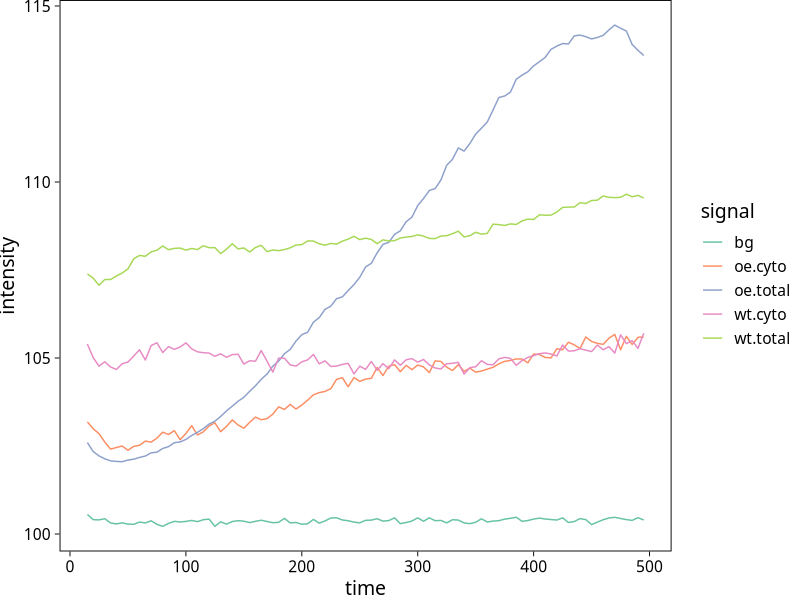
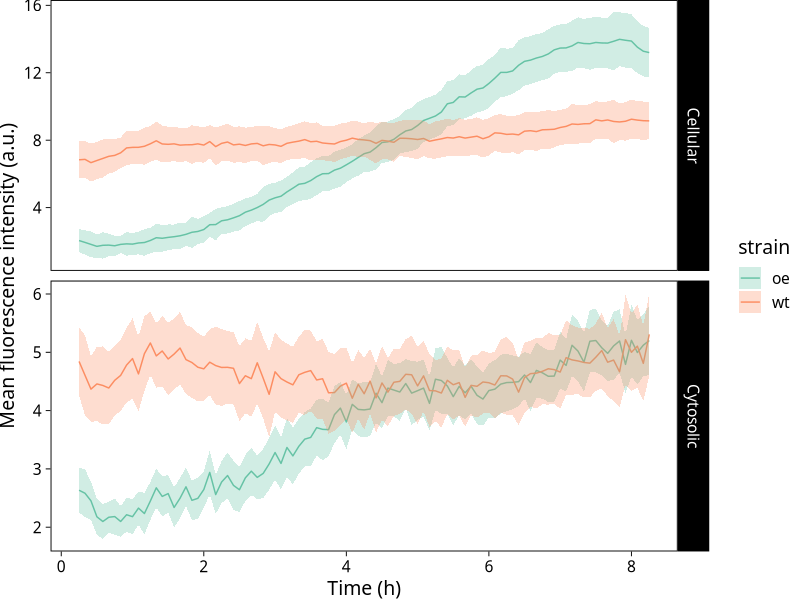

Write R code to recreate these figures, in order. (Note: this script raises an error after producing the figures.)
## ---- chunk 1
knitr::opts_chunk$set(echo = FALSE, message=FALSE, warning=FALSE,
                      dpi = 96, fig.width = 7, fig.height = 5)
## ---- chunk 2
library(tidyverse) # I make a lot of use of dplyr and other tidyverse packages
## ---- chunk 3
rm(list = ls())
intensities <- read_csv('data/ede1_gal_induction.csv') 
## ---- chunk 4
# Custom ggplot2 theme
# --------------------

# minimal theme with border
# based on theme_linedraw without the grid lines
# also trying to remove all backgrounds and margins
# the aim is to make it as easy as possible to edit in illustrator

theme_frap <- function(base_size = 11, base_family = "",
                        base_line_size = base_size / 22,
                        base_rect_size = base_size / 22) {
  theme_linedraw(
    base_size = base_size,
    base_family = base_family,
    base_line_size = base_line_size,
    base_rect_size = base_rect_size
  ) %+replace%
    theme(
      # no grid and no backgrounds if I can help it
      legend.background =  element_blank(),
      panel.background = element_blank(),
      panel.grid = element_blank(),
      plot.background = element_blank(),
      plot.margin = margin(0, 0, 0, 0),
      complete = TRUE
    )
}

# Set default theme
# -----------------
theme_set(theme_frap(base_size = 14, base_family = "Myriad Pro"))

# Create a ggsave wrapper
# -----------------------

# This way we can set a default size and device for all plots
my_ggsave <- function(filename, plot = last_plot(),
                      device = cairo_pdf, units = "mm",
                      width = 120, height = 90, ...){
  ggsave(filename = filename, plot = plot,
         device = device, units = units,
         height = height, width = width,  ...)
  }
## ---- chunk 5
mean_intensities <- intensities %>%
  group_by(time, signal) %>%
  # signal variable combines strain and localization for now
  # generate statistics for each signal at each timepoint
  summarise(mean = mean(intensity), sd = sd(intensity), n = n(), se = sd(intensity) / sqrt(n())) %>%
  # generate wide format data: each statistic gets its own column for each signal
  pivot_wider(names_from = signal, values_from = c(mean, sd, se, n)) %>%
  # use the new columns to generate background-subtracted calues (x_corr)
  # and the ratio (corrected oe divided by wt for each localization)
  # and propagate the errors
  mutate(corr_wt.cyto = mean_wt.cyto - mean_bg,
         corr_wt.total = mean_wt.total - mean_bg,
         corr_oe.cyto = mean_oe.cyto - mean_bg,
         corr_oe.total = mean_oe.total - mean_bg,
         corr.sd_wt.cyto = sqrt(sd_wt.cyto ^ 2 + sd_bg ^ 2),
         corr.sd_wt.total = sqrt(sd_wt.total ^ 2 + sd_bg ^ 2),
         corr.sd_oe.cyto = sqrt(sd_oe.cyto ^ 2 + sd_bg ^ 2),
         corr.sd_oe.total = sqrt(sd_oe.total ^ 2 + sd_bg ^ 2),
         corr.se_wt.cyto = sqrt(se_wt.cyto ^ 2 + se_bg ^ 2),
         corr.se_wt.total = sqrt(se_wt.total ^ 2 + sd_bg ^ 2),
         corr.se_oe.cyto = sqrt(se_oe.cyto ^ 2 + se_bg ^ 2),
         corr.se_oe.total = sqrt(se_oe.total ^ 2 + sd_bg ^ 2),
         corr_ratio.cyto = corr_oe.cyto / corr_wt.cyto,
         corr.sd_ratio.cyto = corr_ratio.cyto* sqrt(
           (corr.sd_oe.cyto / corr_oe.cyto) ^ 2 + (corr.sd_wt.cyto / corr_wt.cyto) ^ 2),
         corr.se_ratio.cyto= corr_ratio.cyto* sqrt(
           (corr.se_oe.cyto / corr_oe.cyto) ^ 2 + (corr.se_wt.cyto / corr_wt.cyto) ^ 2), 
         corr_ratio.total = corr_oe.total / corr_wt.total,
         corr.sd_ratio.total = corr_ratio.total * sqrt(
           (corr.sd_oe.total / corr_oe.total) ^ 2 + (corr.sd_wt.total / corr_wt.total) ^ 2),
         corr.se_ratio.total = corr_ratio.total * sqrt(
           (corr.se_oe.total / corr_oe.total) ^ 2 + (corr.se_wt.total / corr_wt.total) ^ 2) 
  )

# go back to long format data: it's near unreadable, but easier to plot
mean_intensities_long <- mean_intensities %>%
  pivot_longer(!time, #process everything except for time
               names_to = c('.value', 'signal'), # new variables
               names_sep = '_') %>% # generate values for new variables
  separate(signal, c('strain', 'localization'), sep = '[.]') %>%
  mutate(localization = recode_factor(localization,
                               'total' = 'Cellular',
                               'cyto' = 'Cytosolic',
                               ))
## ---- chunk 6
raw_plot <- ggplot(intensities,
                   aes(x = time, y = intensity)) +
  scale_color_brewer(palette = 'Set2')+
  scale_fill_brewer(palette = 'Set2')+
  stat_summary(aes(colour = signal),
               fun.y = mean, geom = 'line', na.rm = T)+
  stat_summary(aes(fill = signal),
               fun.data = 'mean_cl_normal',
               #fun.args = list(mult = 1), # mult = how many deviations
               geom = 'ribbon', alpha = 0.3, na.rm = T)
print(raw_plot)
## ---- chunk 7
#base_plot <- ggplot(mean_intensities)

corr_plot <- mean_intensities_long %>%
  filter(strain == 'wt' | strain == 'oe' ) %>%
  mutate(time = time / 60) %>%
    ggplot(aes(x = time)) +
    geom_line(aes(y = corr,
                  colour = strain))+
    geom_ribbon(aes(ymin = corr - 2 * corr.se,
                    ymax = corr + 2 * corr.se,
                    fill = strain),
                alpha = 0.3)+
    scale_color_brewer(palette = 'Set2')+
    scale_fill_brewer(palette = 'Set2')+
    facet_grid(rows = vars(localization),
               scales = 'free',
               )+
    scale_x_continuous(breaks = seq(0, 8, 2))+
    labs(x="Time (h)", y = "Mean fluorescence intensity (a.u.)")

print(corr_plot)
my_ggsave('figures/corrected.pdf')
## ---- chunk 8
ratio_plot <- mean_intensities_long %>%
  filter(strain == 'ratio') %>%
    ggplot(aes(x = time)) +
    geom_line(aes(y = corr, color = localization))+
    geom_ribbon(aes(ymin = corr - 2 * corr.se,
                    ymax = corr + 2 * corr.se,
                    fill = localization), alpha = 0.3)+
    scale_color_brewer(palette = 'Set2')+
    scale_fill_brewer(palette = 'Set2')+
    labs(x="Time (min)", y = "Normalized intensity")

print(ratio_plot)
my_ggsave('figures/ratio.pdf')
## ---- chunk 9
# save image
save.image(file = 'data/ede1_gal_induction.RData')
## ---- chunk 10
xfun::embed_file('data/ede1_gal_induction.csv')
## ---- chunk 11
xfun::embed_file('data/ede1_gal_induction.RData')
